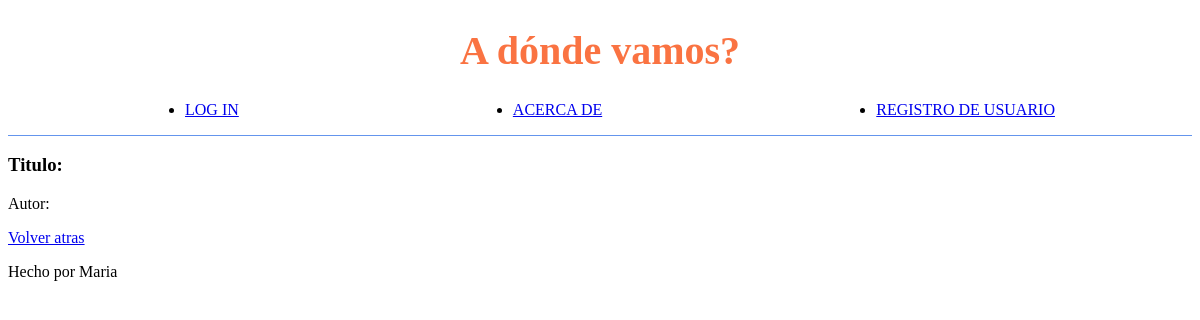
Before: /post/4 with the older database file.
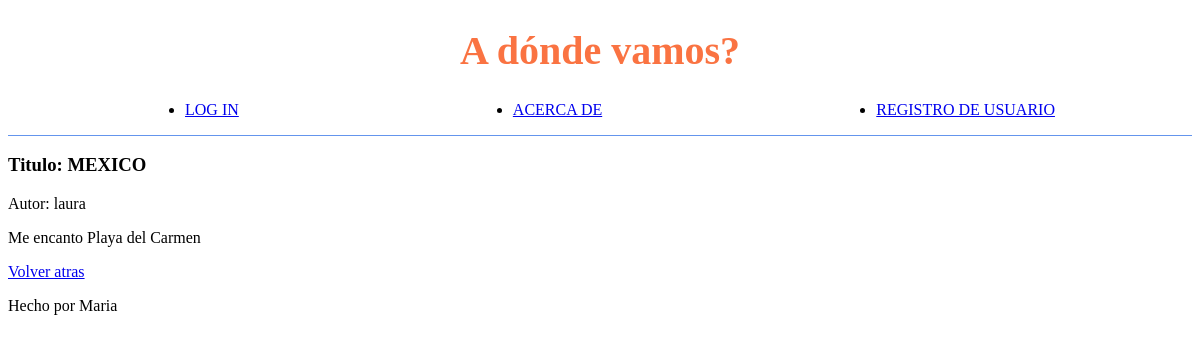
After: the same page with the newer database file.
### tables this page shows
CREATE TABLE posts(
    id INTEGER PRIMARY KEY AUTOINCREMENT,
    autor TEXT NOT NULL,
    titulo TEXT NOT NULL,
    comentario TEXT NOT NULL
);

### mine.py (the view)
@app.route('/post/<id>')
def post_id(id):
    conn, cursor = get_db_connection()
    cursor.execute("SELECT * FROM posts WHERE posts.id == ?" , id)
    post = cursor.fetchone()
    conn.close()
    return render_template("post.html" , nombre = "Maria" , post=post)

### mine.py (called while the page is built)
def get_db_connection():
    conn = sqlite3.connect('proyecto_python.db')
    cursor = conn.cursor()
    return conn, cursor

### templates/post.html (shortened to what this page needs)
{% extends "herencia.html" %}
{% block head %}
    <link rel="stylesheet" type="text/css" href="{{ url_for('static', filename='css/style.css')}}">
{% endblock %}
{% block main%}
    <main>
        <div>
            <h3>Titulo: {{ post[2] }}</h3>
            <p>Autor: {{ post[1] }}</p>
        </div>
        <div>
            <p>{{post[3]}}</p>
        </div>
        <a href="/">Volver atras</a>
    </main>
{% endblock%}

Changed rows visible on the page:
added posts: titulo "MEXICO", autor "laura", comentario "Me encanto Playa del Carmen"
